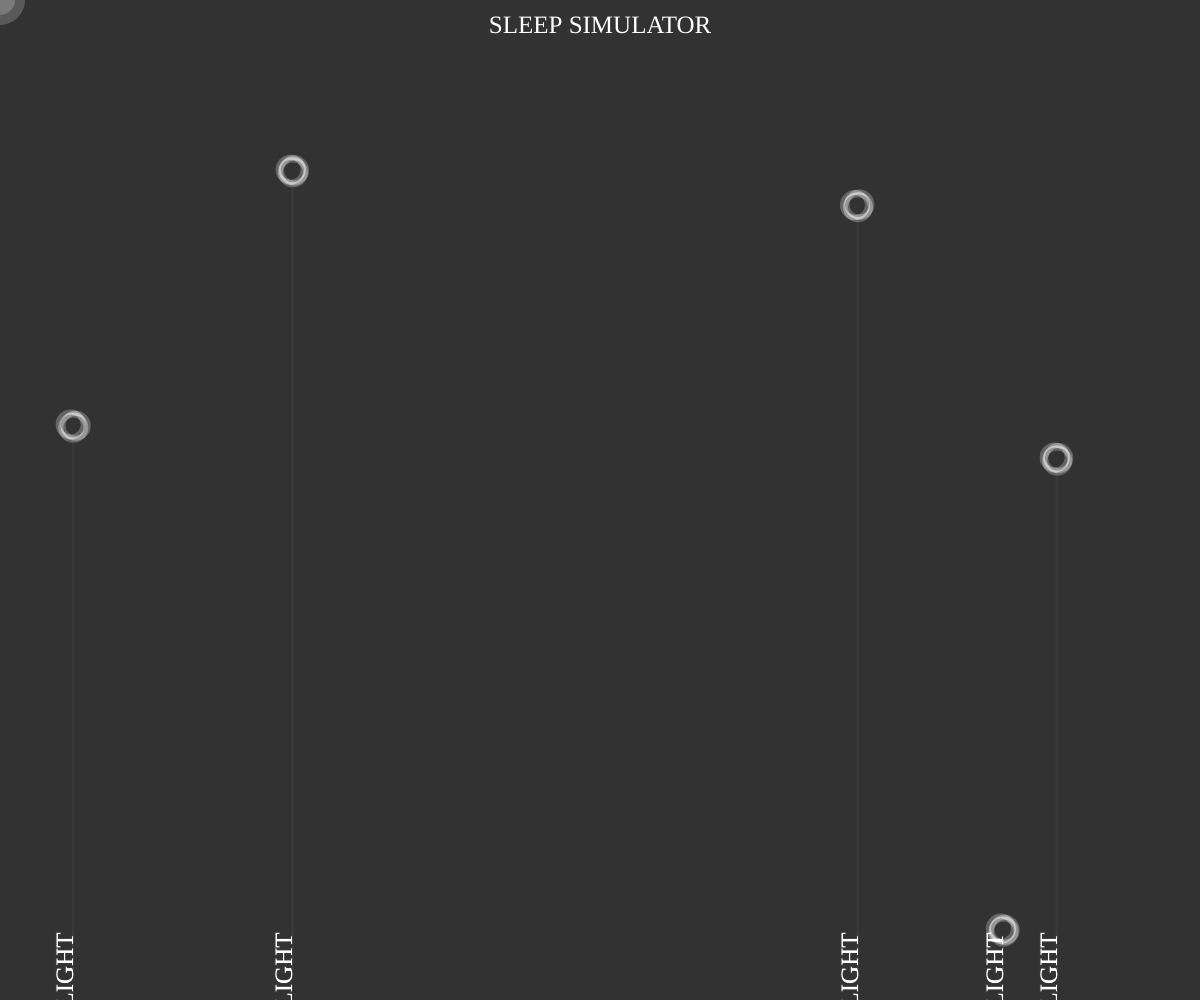
Frame 1 (no input)
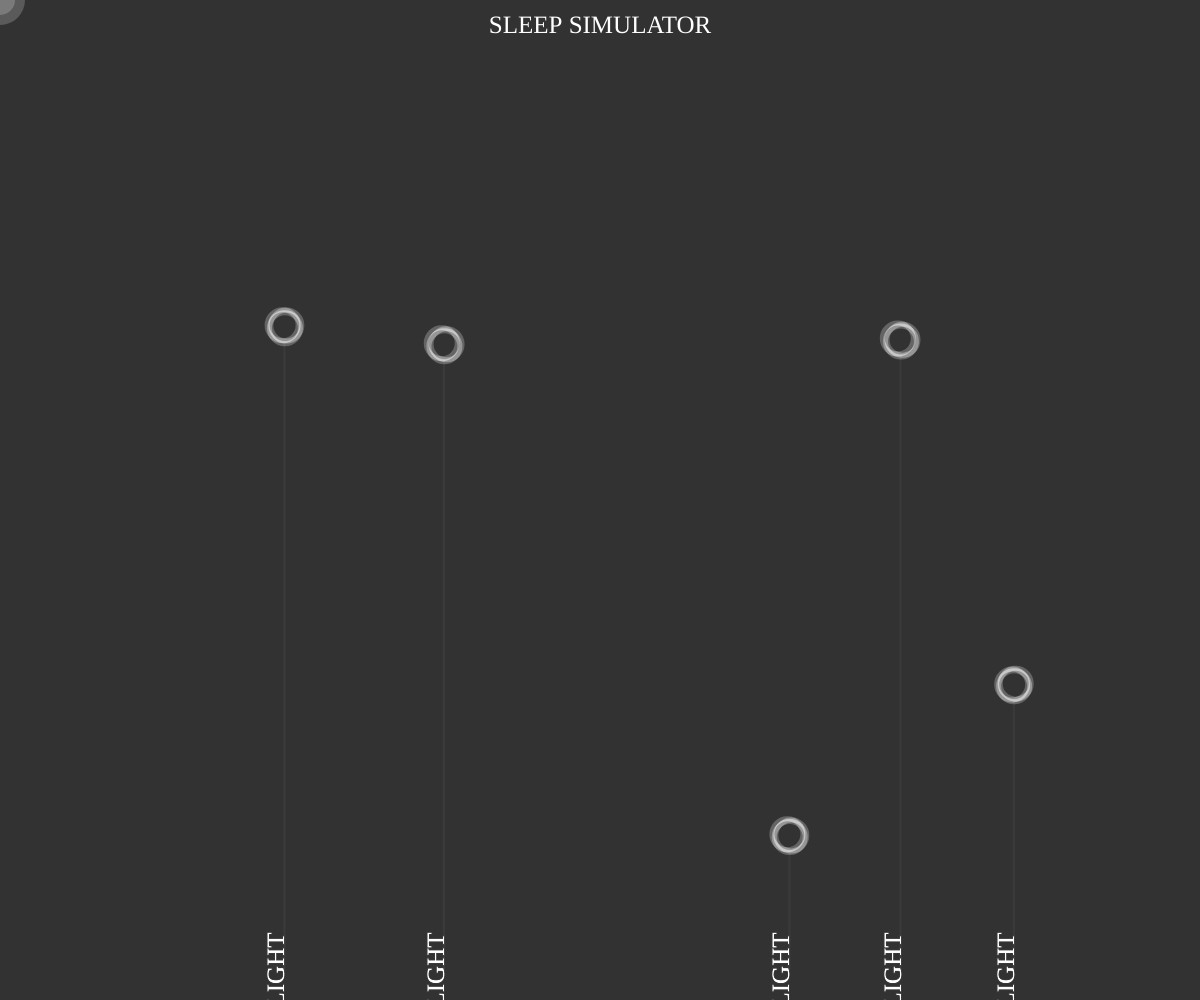
Frame 60 (no input)
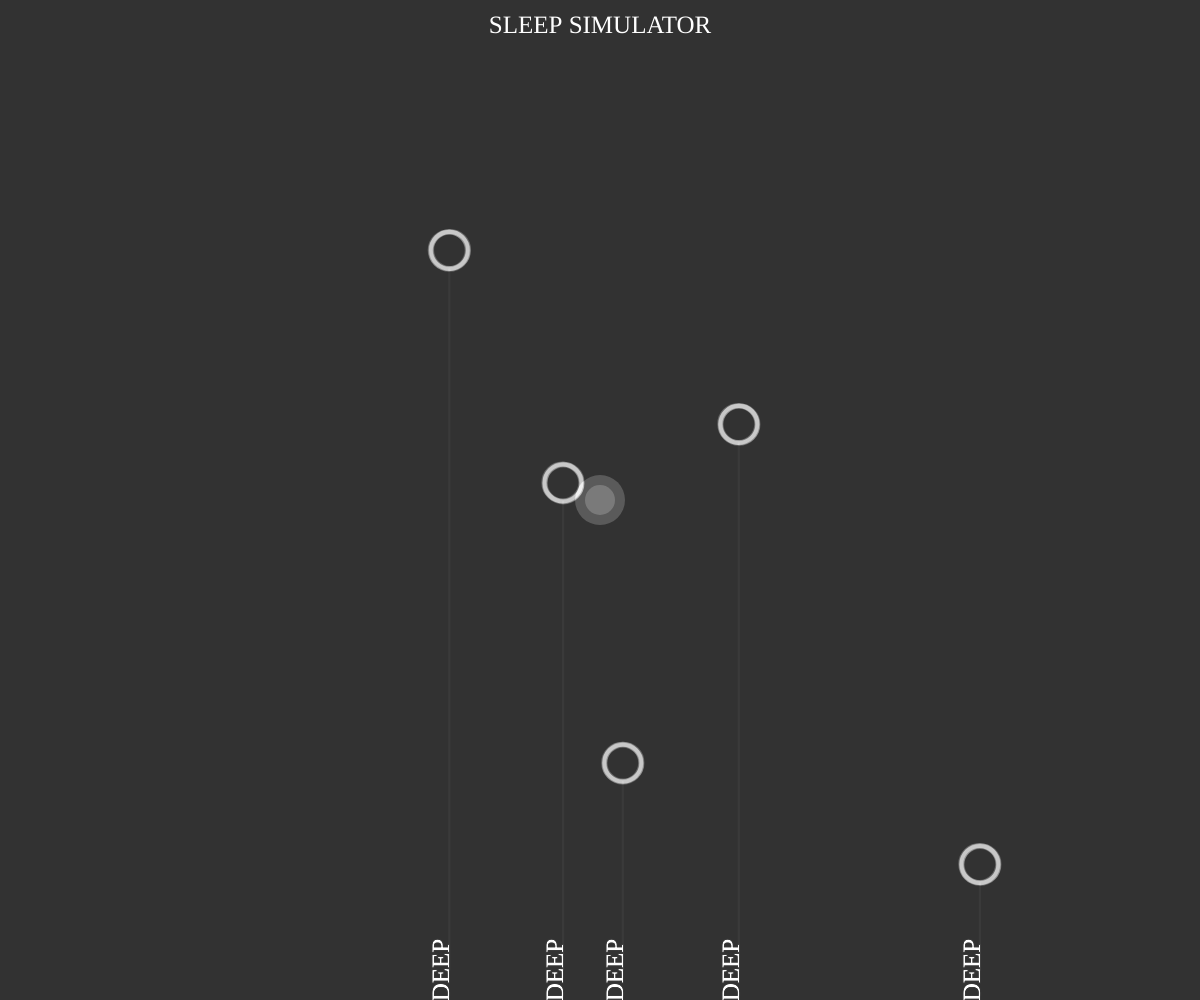
Frame 120 (the mouse pressed at the canvas centre since frame 60)

The p5.js sketch that drew these frames (run headless with seeded random() and noise() and a simulated clock; from frame 60 on, the mouse is pressed at the canvas centre):

// p5.js sketch
// ── sketch.js
var v; // all vehicles
var t; // all targets
var mm;
var count = 5;


function setup() {
  createCanvas(windowWidth, windowHeight)
  frameRate(30)
  textFont('Roboto Mono')
  
 
  mm = new MouseMarker(mouseX, mouseY);

  v = []; // initialise empty vehicles array
  t = []; // initialise empty targets array
  for (var i = 0; i < count; i++) {

    // add new Vehicle to the end of the vehicles array
    v.push(
      new Vehicle(
        floor(random(width)), floor(random(height)),
        color(floor(random(255)) + 50, floor(random(255)))
      )
    );

    // add new target to the end of the targets array
    t.push(newTarget());
  }

}

function draw() {
  
  

    var alertness = map(dist(mouseX, mouseY, pmouseX, pmouseY), 0, 200, 0, 100)
  background(50 + alertness * 2);

  fill(255)
  textSize(height/40)
  textAlign(CENTER)
  text("SLEEP SIMULATOR",width/2,height/+30)


  mm.setPosition(mouseX, mouseY);
  mm.addAlertness(alertness);
  mm.update();
  mm.draw();

  for (var i = 0; i < count; i++) {

    // check if current vehicle at array index i has hit its target.
    if (v[i].position.x < t[i].x + 2 && v[i].position.x > t[i].x - 2 && v[i].position.y < t[i].y + 2 && v[i].position.y > t[i].y - 2) {
      // create new target for vehicle at index i
      t[i] = newTarget();
    }

    // draw target for vehicle at index i
    /*push();
    fill(v[i].color);
    stroke(0);
    strokeWeight(0);
    ellipse(t[i].x,t[i].y, 20,20);
    pop();*/

    // update and draw the vehicle at index i

    // alter general alertness by distance of mouse to vehicle

    var factor = 1 - (dist(v[i].position.x, v[i].position.y, mouseX, mouseY) / 200);

    if (factor < 0) factor = 0;
    if (factor > 1) factor = 1;

    var vAlertness = alertness * factor;

    v[i].seek(t[i]);
    v[i].update();
    v[i].draw();
    v[i].addAlertness(vAlertness);
  }
}

function newTarget() {
  // create new random target
  return new createVector(floor(random(width)), floor(random(height)));
}


/* Mouse Marker */

var MouseMarker = function(x, y) {
  this.position = new p5.Vector(x, y);
  this.targetPosition = new p5.Vector(x, y);
  this.alertness = 0;
  this.r = 10;
  this.maxAlertness = 60;
}
MouseMarker.prototype.setPosition = function(x, y) {
  this.targetPosition.x = x;
  this.targetPosition.y = y;
}

MouseMarker.prototype.addAlertness = function(a) {
  this.alertness += a;
}


MouseMarker.prototype.update = function() {

  this.position.x = this.position.x + (this.targetPosition.x - this.position.x) * 0.25;
  this.position.y = this.position.y + (this.targetPosition.y - this.position.y) * 0.25;

  this.alertness -= this.alertness * 0.5;

  // limit alertness
  if (this.alertness > this.maxAlertness) {
    this.alertness = this.maxAlertness;
  }
}

MouseMarker.prototype.draw = function() {
  push()
  noStroke()
  fill(255, (this.alertness * 10) + 50)

  var a = this.alertness * 1;

  ellipse(this.position.x, this.position.y, (a * 2), (a * 2))
  ellipse(this.position.x, this.position.y, (a * 4) + 30, (a * 4) + 30)
  ellipse(this.position.x, this.position.y, (a * 8) + 50, (a * 8) + 50)
  pop()
}

/* Vehicle class */
var Vehicle = function(x, y, color) {
  // 'this' in this case referst to the Vehicle class itself. 
  // It means all those variable are instance vars of the 
  // Vehicle class. Every vehicle has its own set of those
  // variables.
  this.alertness = 0;
  this.color = color;
  this.acceleration = new p5.Vector(0, 0)
  this.velocity = new p5.Vector(0, -1)
  this.position = new p5.Vector(x, y)
  this.r = 5
  this.maxspeed = 2
  this.maxforce = 1
  this.maxAlertness = 60;
  this.state=1
  this.lastupdate = 0
  this.levelup = 3000
  this.grow = 0
}

Vehicle.prototype.update = function() {
  
  //checking the sleep phase
  if (this.state > 3) {
    this.state = 1
  }

  if (millis() - this.lastupdate > this.levelup) {

    this.lastupdate = millis()
    this.state = this.state + 1
    
  }
  
  this.grow = this.grow + 0.1
  
  
  this.velocity.add(this.acceleration)
  this.velocity.limit(this.maxspeed)
  this.position.add(this.velocity)
  this.acceleration.mult(0)

  // decrease alertness. 
  // if you multiply by percentage you will not have to check if its negative
  this.alertness -= this.alertness * 0.05;

  // limit alertness
  if (this.alertness > this.maxAlertness) {
    this.alertness = this.maxAlertness;
  }

}

Vehicle.prototype.applyForce = function(force) {
  this.acceleration.add(force);
}

Vehicle.prototype.addAlertness = function(a) {
  this.alertness += a;
}

Vehicle.prototype.seek = function(target) {
  var desired = p5.Vector.sub(target, this.position)

  desired.setMag(this.maxspeed);

  var steer = p5.Vector.sub(desired, this.velocity)
  steer.limit(this.maxforce);

  this.applyForce(steer)
}

Vehicle.prototype.draw = function() {
  push()
  translate(this.position.x, this.position.y)
  
  
  radius = (this.r + this.alertness) * 5 +this.grow
  
  var circler = 255;  var circleg = 255;  var circleb = 255;

  var circler1 = 255;  var circleg1 = 255;  var circleb1 = 255;

  var circler2 = 255;  var circleg2 = 255;  var circleb2 = 255;

  var x = 0;  var y = 0;

  var x1 = 0;  var y1 = 0;

  var x2 = 0;  var y2 = 0;

  var speed1 = 0
  var pull1 = 0.9;
  var s = 0

  colorMode(RGB);

  ///

  blendMode(ADD);
  strokeWeight(5);
  noFill();

  if (this.state == 1) {

    circler = 255;    circleg = 255;    circleb = 255;

    circler1 = 255;    circleg1 = 255;    circleb1 = 255;

    circler2 = 255;    circleg2 = 255;    circleb2 = 255;
    
    
    speed1 = 0.3;
    pull1 = 0.9;
    s = 'LIGHT'
    this.maxspeed = 4
    
  }
  if (this.state == 2) {
    circler = 255;    circleg = 255;    circleb = 255;

    circler1 = 255;    circleg1 = 255;    circleb1 = 255;

    circler2 = 255;    circleg2 = 255;    circleb2 = 255;
    
    speed1= 0.1
    s = 'DEEP'
    this.maxspeed = 2

  }
  if (this.state == 3) {

    //circles
    circler = 255;    circleg = 0;    circleb = 0;

    circler1 = 0;    circleg1 = 255;    circleb1 = 0;

    circler2 = 0;    circleg2 = 0;    circleb2 = 255;
    
    
    
    speed1= 0.5
    pull1=0.99
    s = 'REM'
    this.maxspeed = 0.2
  }
  
  x = x + random(speed1, speed1*2);
  y = y + random(speed1, speed1*2);

  x1 = x1 + random(-speed1, -speed1*2);
  y1 = y1 + random(-speed1, -speed1*2);

  x2 = x2 + random(speed1, speed1*2);
  y2 = y2 + random(-speed1, -speed1*2);

x = x * pull1;
  y = y * pull1;

  x1 = x1 * pull1;
  y1 = y1 * pull1;

  x2 = x2 * pull1;
  y2 = y2 * pull1;
  

  noFill();
  stroke(circler, circleg, circleb, 50);
  ellipse(x2*5, y2*5, radius);
  stroke(circler1, circleg1, circleb1, 50);
  ellipse(x1*5, y1*5, radius);
  stroke(circler2, circleg2, circleb2, 50);
  ellipse(x, y, radius);

  

   if (radius > 100){
    this.lastupdate= millis()
    this.state= 1
    this.grow = 0
    
  }
  stroke(20,100)
  strokeWeight(2)
  line(0,radius/2,0,height - this.position.y - 30)
  
  rotate(Math.PI*-0.5)
  
  fill(255)
  textSize(height/40)
  text(s,-height + this.position.y + 30 ,0)
  
  pop()
}

/* end of Vehicle class */
function windowResized() {
  resizeCanvas(windowWidth, windowHeight);
}
